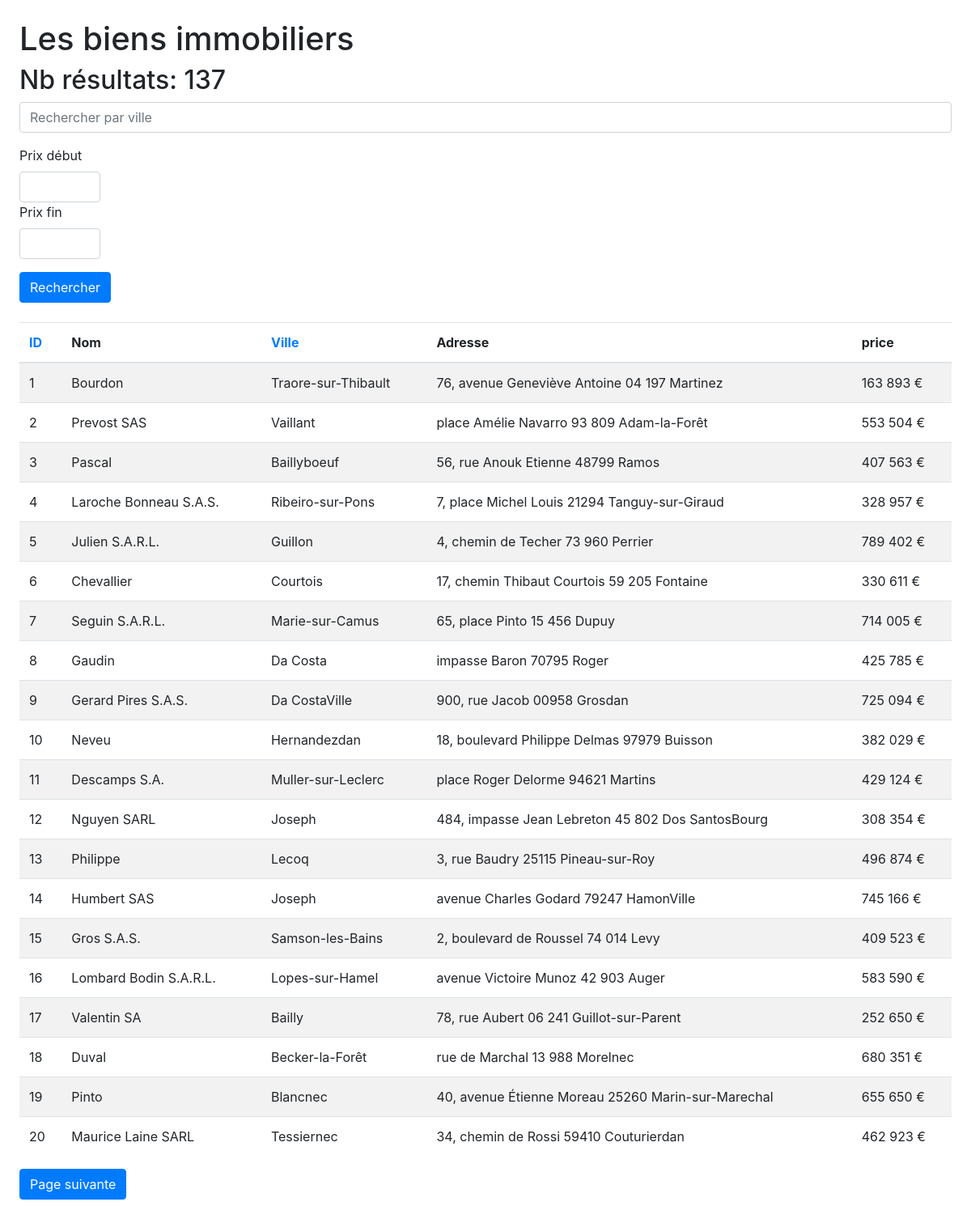
The page / on the database its author committed.
### tables this page shows
CREATE TABLE products
(
	id INTEGER
		constraint products_pk
			primary key autoincrement,
	name TEXT,
	price REAL,
	address TEXT
, city TEXT);

### src/QueryBuilder.php (called while the page is built, shortened)
<?php
class QueryBuilder {
    private $fields = ['*'];
    private $from;
    private $limit;
    private $offset;
    private $params = [];
    private $pdo;
    public function __construct(?PDO $pdo = null)
    {
        $this->pdo = $pdo;
    }
    public function toSQL() {
        $sql = "SELECT " . implode(', ', $this->fields) . " FROM {$this->from}";
        if($this->limit > 0) {
            $sql .= " LIMIT {$this->limit}";
        }
        if($this->offset !== null) {
            $sql .= " OFFSET {$this->offset}";
        }
        return $sql;
    }
    public function from(string $table, string $alias = null): self {
        $this->from = $alias == null ? $table : "$table $alias";
        return $this;
    }
    public function limit($limit): self {
        $this->limit = $limit;
        return $this;
    }
    public function offset($offset): self {
        $this->offset = $offset;
        return $this;
    }
    public function page(int $page): self {
        return $this;
    }
    public function select(...$fields): self {
        if(is_array($fields[0])) {
            $fields = $fields[0];
        }
        if($this->fields === ['*']) {
            $this->fields = $fields;
        } else {
            $this->fields = array_merge($this->fields, $fields);
        }
        return $this;
    }
    public function fetch(string $field): ?string {
        $query = $this->pdo->prepare($this->toSQL());
        $query->execute($this->params);
        $data = $query->fetch();
        return $data != false ? $data[$field] : null;
    }
    public function fetchAll(): ?array {
        try {
            $query = $this->pdo->prepare($this->toSQL());
            $query->execute($this->params);
            $data = $query->fetchAll();
        } catch (Exception $e) {
            throw new Exception("Impossible d'effectuer la requête" . $this->toSQL() . ":" . $e->getMessage());
        }
        return $data != false ? $data : null;
    }
    public function count(): int {
        $query = clone $this;
        return (int)$query->select('COUNT(id) count')->fetch('count');
    }
}

### src/UrlHelper.php (called while the page is built, shortened)
<?php
class UrlHelper {
    public static function withParam(array $data, string $param,  $value): string {
        return http_build_query(array_merge($data, [$param => $value]));
    }
    public static function withParams(array $data, array $params): string {
        $params = array_map(function($element) {
            return is_array($element) ? implode(',', $element) : $element;
        }, $params);
        return http_build_query(array_merge($data, $params));
    }
}

### src/NumberHelper.php (called while the page is built, shortened)
<?php
class NumberHelper {
    public static function price(float $number, string $devise = "€"): string
    {
        return number_format($number, 0, '', ' ') . ' ' . $devise;
    }
}

### src/Table.php (the view, shortened to what this page needs)
<?php
class Table {
    private $query;
    private $get;
    private $sortable;
    private $columns;
    private $limit = 20;
    private $formatters = [];
    public function __construct(QueryBuilder $query, array $get)
    {
        $this->query = $query;
        $this->get = $get;
    }
    public function sortable(string ...$sortable): self
    {
        $this->sortable = $sortable;
        return $this;
    }
    public function columns(array $columns): self {
        $this->columns = $columns;
        return $this;
    }
    public function format(string $key, callable $callback): self {
        $this->formatters[$key] = $callback;
        return $this;
    }
    private function th(string $key) {
        if(!in_array($key, $this->sortable)) {
            return $this->columns[$key];
        }
        $sort      = $this->get[self::SORT_KEY] ?? null;
        $direction = $this->get[self::DIR_KEY] ?? null;
        $icon = '';
        $url = UrlHelper::withParams(
            $this->get,
            [
                self::SORT_KEY => $key,
                self::DIR_KEY  => $sort == $key && $direction == 'asc' ? 'desc' : 'asc'
            ]
        );
        return <<<HTML
            <a href=?$url>{$this->columns[$key]} $icon</a>
HTML;
    }
    private function td(string $key, array $item) {
        if (isset($this->formatters[$key])) {
            return $this->formatters[$key]($item[$key]);
        }
        return $item[$key];
    }
    public function render(): string {
        $page = $this->get['p'] ?? 1;
        $count = $this->query->count();
        $nbPages = ceil($count / $this->limit);
        $items = $this->query
                    ->select(array_keys($this->columns))
                    ->limit($this->limit)
                    ->page($page)
                    ->fetchAll()
                    ;
        ?>
        <table class="table table-striped">
            <thead>
                <tr>
                    <?php foreach($this->columns as $key => $column): ?>
                        <th scope="col"><?= $this->th($key)?></th>
                    <?php endforeach ?>
                </tr>
            </thead>
            <tbody>
                <?php if($count != 0): ?>
                    <?php foreach($items as $item): ?>
                    <tr>
                        <?php foreach($this->columns as $key => $value): ?>
                            <td><?= $this->td($key, $item) ?></td>
                        <?php endforeach ?>
                    </tr>
                    <?php endforeach ?>
                <?php endif ?>
            </tbody>
        </table>
        <?php if ($nbPages > 1 && $page < $nbPages):?>
            <a href="?<?= UrlHelper::withParam($_GET,"p",$page + 1) ?>" class="btn btn-primary">Page suivante</a>
        <?php endif?>
        <?php
        return ob_get_clean();
    }
}

### public/index.php (shortened to what this page needs)
<?php
$pdo = new PDO('sqlite:../products.db', null, null, [
    PDO::ATTR_ERRMODE => PDO::ERRMODE_EXCEPTION,
    PDO::ATTR_DEFAULT_FETCH_MODE => PDO::FETCH_ASSOC
]);
$query = (new QueryBuilder($pdo))->from('products');
$table = (new Table($query, $_GET))
    ->sortable('id', 'city')
    ->format('price', function($value) {
        return NumberHelper::price($value);
    })
    ->columns([
        'id'   => 'ID',
        'name' => 'Nom',
        'city' => 'Ville',
        'address' => "Adresse",
        'price' => 'price'
    ]);
?>
<!DOCTYPE html>
<html lang="en">
<head>
    <link rel="stylesheet" href="https://stackpath.bootstrapcdn.com/bootstrap/4.4.1/css/bootstrap.min.css">
</head>
<body class="p-4">
<form action="/" class="mb-4">
    <h1>Les biens immobiliers</h1>
    <h2>Nb résultats: <?= $query->count()?></h2>
    <div class="form-group">
        <input type="text" name="q" class="form-control" placeholder="Rechercher par ville" value="<?= $_GET['q'] ?? "" ?>">
    </div>
    <div class="form-group">
        <label for="">Prix début</label>
        <input class="form-control" style="width:100px" type="text" name="priceStart" value="<?= htmlentities($_GET['priceStart'] ?? "") ?>">
        <label for="">Prix fin</label>
        <input class="form-control" style="width:100px" type="text" name="priceEnd" value="<?= htmlentities($_GET['priceEnd'] ?? "") ?>">
    </div>
    <button class="btn btn-primary">Rechercher</button>
</form>
<?= $table->render() ?>
</body>
</html>

### rows shown on the page
products: id "1", name "Bourdon", city "Traore-sur-Thibault", address "76, avenue Geneviève Antoine 04 197 Martinez", price "163 893 €"
products: id "2", name "Prevost SAS", city "Vaillant", address "place Amélie Navarro 93 809 Adam-la-Forêt", price "553 504 €"
products: id "3", name "Pascal", city "Baillyboeuf", address "56, rue Anouk Etienne 48799 Ramos", price "407 563 €"
products: id "4", name "Laroche Bonneau S.A.S.", city "Ribeiro-sur-Pons", address "7, place Michel Louis 21294 Tanguy-sur-Giraud", price "328 957 €"
products: id "5", name "Julien S.A.R.L.", city "Guillon", address "4, chemin de Techer 73 960 Perrier", price "789 402 €"
products: id "6", name "Chevallier", city "Courtois", address "17, chemin Thibaut Courtois 59 205 Fontaine", price "330 611 €"
products: id "7", name "Seguin S.A.R.L.", city "Marie-sur-Camus", address "65, place Pinto 15 456 Dupuy", price "714 005 €"
products: id "8", name "Gaudin", city "Da Costa", address "impasse Baron 70795 Roger", price "425 785 €"
products: id "9", name "Gerard Pires S.A.S.", city "Da CostaVille", address "900, rue Jacob 00958 Grosdan", price "725 094 €"
products: id "10", name "Neveu", city "Hernandezdan", address "18, boulevard Philippe Delmas 97979 Buisson", price "382 029 €"
products: id "11", name "Descamps S.A.", city "Muller-sur-Leclerc", address "place Roger Delorme 94621 Martins", price "429 124 €"
products: id "12", name "Nguyen SARL", city "Joseph", address "484, impasse Jean Lebreton 45 802 Dos SantosBourg", price "308 354 €"
products: id "13", name "Philippe", city "Lecoq", address "3, rue Baudry 25115 Pineau-sur-Roy", price "496 874 €"
products: id "14", name "Humbert SAS", city "Joseph", address "avenue Charles Godard 79247 HamonVille", price "745 166 €"
products: id "15", name "Gros S.A.S.", city "Samson-les-Bains", address "2, boulevard de Roussel 74 014 Levy", price "409 523 €"
products: id "16", name "Lombard Bodin S.A.R.L.", city "Lopes-sur-Hamel", address "avenue Victoire Munoz 42 903 Auger", price "583 590 €"
products: id "17", name "Valentin SA", city "Bailly", address "78, rue Aubert 06 241 Guillot-sur-Parent", price "252 650 €"
products: id "18", name "Duval", city "Becker-la-Forêt", address "rue de Marchal 13 988 Morelnec", price "680 351 €"
products: id "19", name "Pinto", city "Blancnec", address "40, avenue Étienne Moreau 25260 Marin-sur-Marechal", price "655 650 €"
products: id "20", name "Maurice Laine SARL", city "Tessiernec", address "34, chemin de Rossi 59410 Couturierdan", price "462 923 €"

### other values the page prints
$query->count() "137"
$this->columns[$key] "ID"
$this->th($key) "Nom"
$this->columns[$key] "Ville"
$this->th($key) "Adresse"
$this->th($key) "price"
